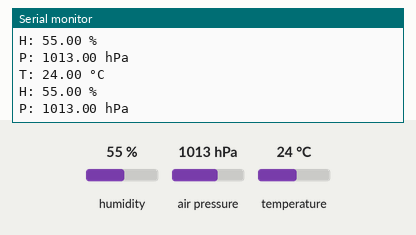
A sketch run on a simulated ESP32. Parts: the last lines printed to the serial monitor. The inputs (shaded band) are chosen by the test bench; at power-on: humidity 55 %, air pressure 1013 hPa, temperature 24 °C.

Above: at 2.8 s.
2.9 s: humidity set to 22 %
At 5.2 s:
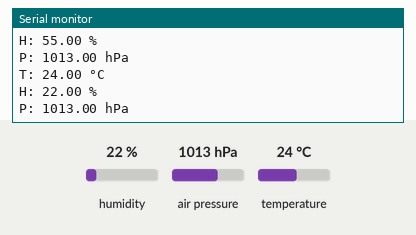
5.6 s: air pressure set to 952 hPa
At 7.0 s:
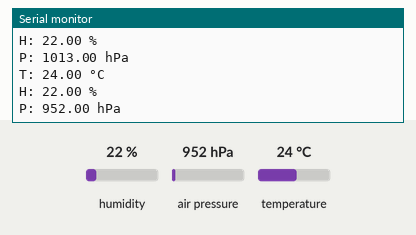
8.3 s: temperature set to 12 °C
At 11.5 s:
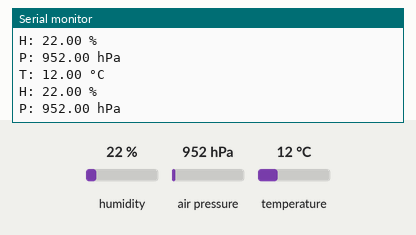

The sketch:

sketch_aug25a.ino
```cpp
#include <Wire.h>
#include <Adafruit_Sensor.h>
#include <Adafruit_BME280.h>

Adafruit_BME280 bme;

void setup() {
  Serial.begin(115200);
  Wire.begin(21, 22); // SDA=21, SCL=22

  if (!bme.begin(0x76) && !bme.begin(0x77)) {
    Serial.println("BME280 non detecte (0x76/0x77)");
    while (1);
  }
}

void loop() {
  Serial.print("T: "); Serial.print(bme.readTemperature()); Serial.println(" °C");
  Serial.print("H: "); Serial.print(bme.readHumidity());    Serial.println(" %");
  Serial.print("P: "); Serial.print(bme.readPressure()/100);Serial.println(" hPa");
  delay(2000);
}
```

Measured:
- after the input at 2.9 s, the serial monitor: prints a new line after 1.1 s (image 1)
- after the input at 5.6 s, the serial monitor: prints a new line after 0.41 s (image 2)
- after the input at 8.3 s, the serial monitor: prints a new line after 1.7 s (image 3)
